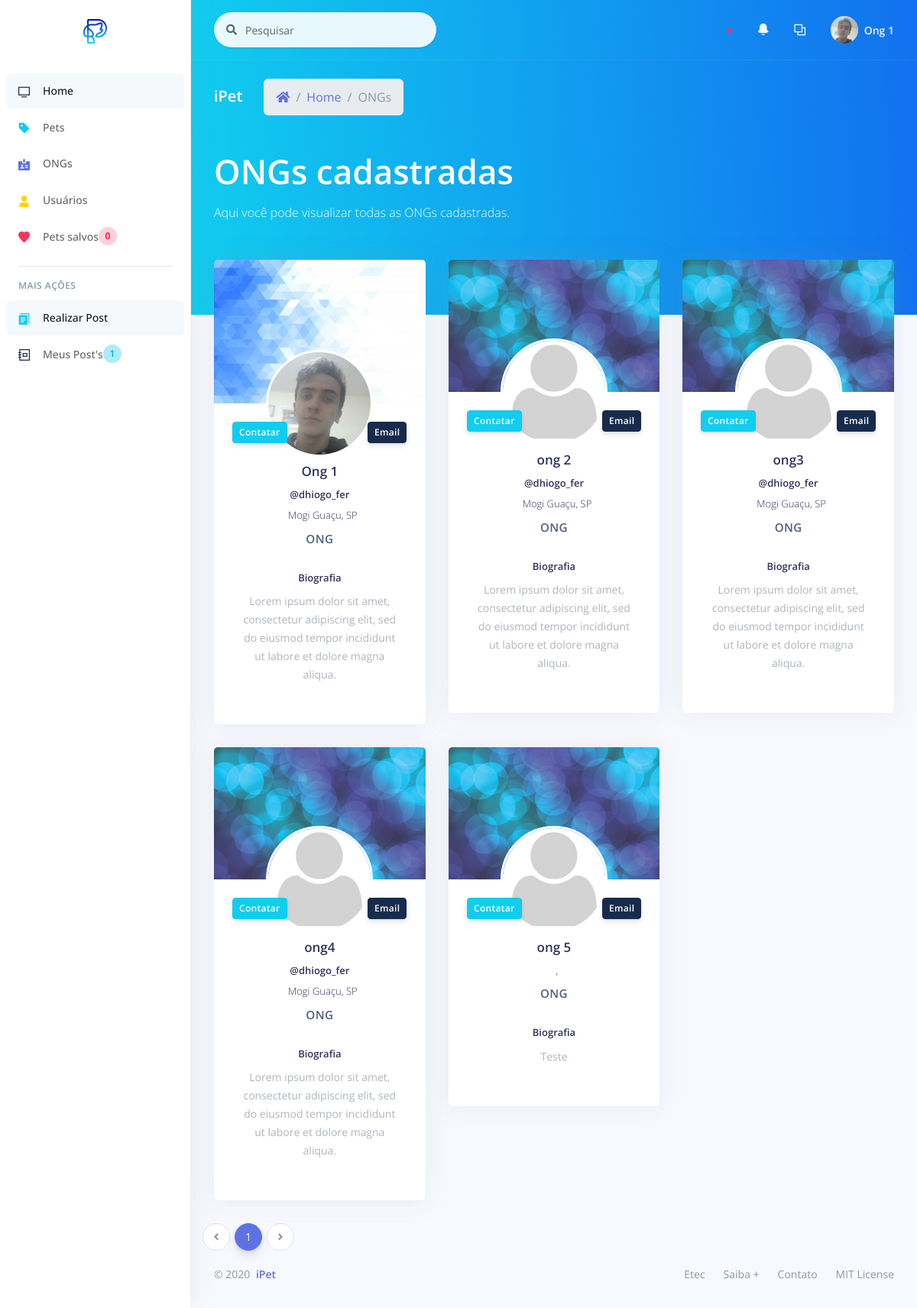
Before: /_site/_ong/list/list_ongs.php (signed in) with the older database file.
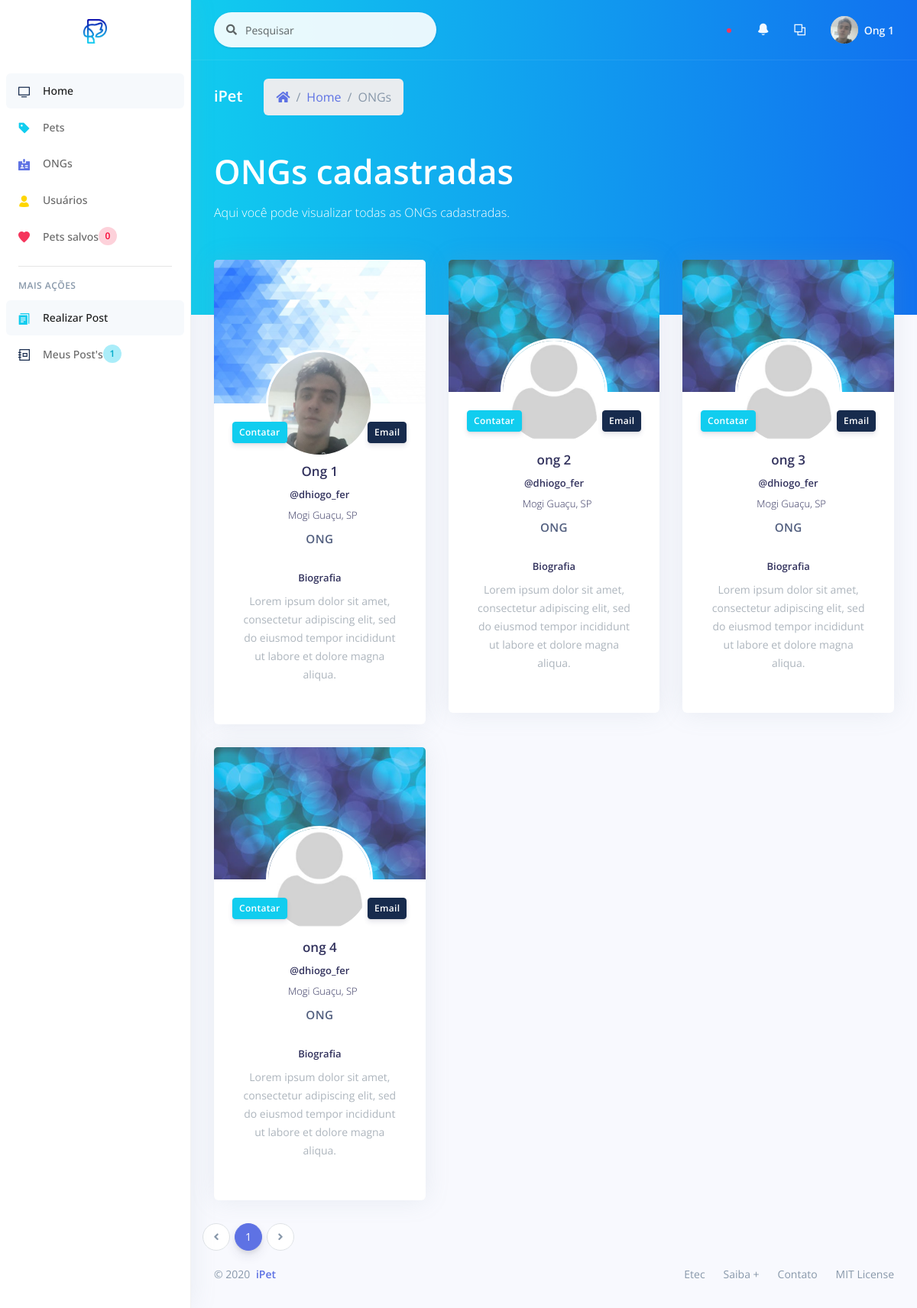
After: the same page with the newer database file.
### tables this page shows
CREATE TABLE `user` (
  `id_user` int(11) NOT NULL,
  `ranking` int(11) NOT NULL,
  `name` varchar(200) NOT NULL,
  `email` varchar(100) NOT NULL,
  `password` varchar(100) NOT NULL,
  `cpf` varchar(30) NOT NULL,
  `telephone` varchar(30) DEFAULT NULL,
  `instagram` varchar(100) DEFAULT NULL,
  `street` varchar(100) DEFAULT NULL,
  `neighborhood` varchar(100) DEFAULT NULL,
  `city` varchar(100) DEFAULT NULL,
  `uf` varchar(2) DEFAULT NULL,
  `bio` text DEFAULT NULL,
  `image` varchar(200) DEFAULT NULL,
  `banner` varchar(200) DEFAULT NULL,
  `use_terms` int(11) DEFAULT NULL,
  `status` int(11) NOT NULL
);

### _site/_ong/list/list_ongs.php (the view, shortened to what the changed rows need)
<?php
include_once('../../controller/connect.php');
?>
<!DOCTYPE html>
<html>
<head>
  <?php
    include_once "../../assets/components/styles.php";
  ?>
</head>
<body>
  <div class="main-content" id="panel">
    <div class="header bg-gradient-info pb-6">
      <div class="container-fluid">
        <div class="header-body">
          <div class="row">
            <div class="col">
            <h1 class="display-2 text-white">ONGs cadastradas</h1>
            </div>
          </div>
        </div>
      </div>
    </div>
    <div class="container-fluid mt--6">
                <?php
                  $num_page_itens = 9;
                  $page = (isset($_GET['page']))? $_GET['page'] : 1;
                  $sql_num_ong = "SELECT * FROM user WHERE ranking = 2 AND status = 1";
                  $res_num_ong = mysqli_query($con, $sql_num_ong);
                  $init = ($num_page_itens*$page)-$num_page_itens;
                  $sql_ong = "SELECT * FROM user WHERE ranking = 2 AND status = 1 ORDER BY id_user ASC LIMIT $init, $num_page_itens";
                  $res_ong = mysqli_query($con, $sql_ong);
                  $array_ong = mysqli_fetch_assoc($res_ong);
                  $quanty_ongs = mysqli_num_rows($res_num_ong);
                  $num_pages = ceil($quanty_ongs/$num_page_itens);
                ?>
      <div class="row">
      <?php
        if($quanty_ongs):
        do{
      ?>
        <div class="col-xl-4 order-xl-2">
          <div class="card card-profile">
            <img src="<?= PUBLICO . 'img/theme/' . $array_ong['banner']; ?>" alt="Imagem de capa" class="card-img-top">
            <div class="row justify-content-center">
              <div class="col-lg-3 order-lg-2">
                <div class="card-profile-image">
                  <a href="#">
                    <img src="<?= PUBLICO . 'img/users/' . $array_ong['image']; ?>" class="rounded-circle">
                  </a>
                </div>
              </div>
            </div>
            <div class="card-header text-center border-0 pt-8 pt-md-4 pb-0 pb-md-4">
              <div class="d-flex justify-content-between">
                <button type="button" data-toggle="modal" class="btn btn-sm btn-info  mr-4" data-target="#modalContatar<?= $array_ong['id_user']; ?>">Contatar</button>
                <button type="button" data-toggle="modal" class="btn btn-sm btn-default float-right" data-target="#modalEmail<?= $array_ong['id_user']; ?>">Email</button>
              </div>
            </div>
            <div class="card-body pt-0">
              <div class="text-center">
                <h5 class="h3">
                <?= $array_ong['name']; ?>
                </h5>
                <h6 class="h5">
                <?= $array_ong['instagram']; ?>
                </h6>
                <div class="h5 font-weight-300">
                  <i class="ni location_pin mr-2"></i><?= $array_ong['city'] . ", " . $array_ong['uf']; ?>
                </div>
                <span class="heading">
                  <?php
                    if($array_ong['ranking'] == 1){
                      echo "Voluntário";
                    } elseif ($array_ong['ranking'] == 2) {
                      echo "ONG";
                    } elseif ($array_ong['ranking'] == 3) {
                      echo "Administrador";
                    } else {
                      echo "Oops, ocorreu um erro...";
                    }
                  ?>
                </span>
              </div>
              <div class="row">
                <div class="col">
                  <div class="card-profile-stats d-flex justify-content-center">
                    <div>
                      <h5>Biografia</h5>
                      <span class="description"><?= $array_ong['bio'];?></span>
                    </div>
                  </div>
                </div>
              </div>
            </div>
          </div>
        </div>
      <?php
        } while($array_ong = mysqli_fetch_assoc($res_ong));
      ?>
      </div>
      <div class="row">
      <nav aria-label="...">
                    <ul class="pagination">
                      <?php
                        for($i=1;$i<$num_pages+1;$i++){
                          $current = "";
                          if($page == $i){
                            $current = "active";
                          }
                      ?>
                      <li class="page-item <?= $current; ?>"><a class="page-link" href="list_ongs.php?page=<?= $i; ?>"><?= $i; ?></a></li>
                      <?php }?>
                    </ul>
              </nav>
      </div>
      <?php endif; ?>
    </div>
  </div>
</body>
</html>

Changed rows visible on the page:
no longer on this page (row edited): user: banner (picture), image (placeholder picture), name "ong 5", ranking "ONG", bio "Teste"
changed user: name "ong3" → "ong 3"
changed user: name "ong4" → "ong 4"
